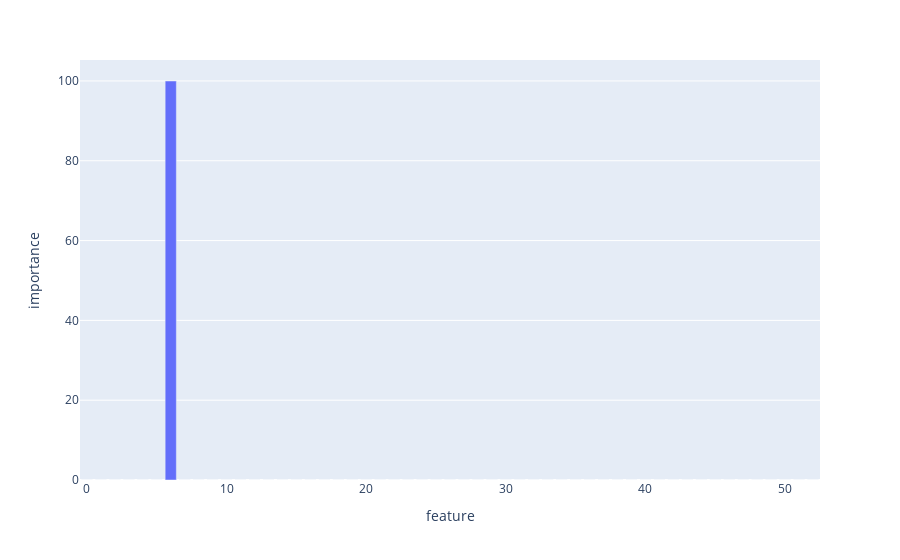

The notebook cell this image was saved under:
### Markdown cell above
Now we can see, that the most valuable column is 6 and we should also look at 7 column, because it also has a little importance, all other features can be dropped

### Code cell
def plot_features(booster):    
    importance = pd.DataFrame({'importance': model.feature_importances_*100, 'feature' : data.drop('target', axis=1).columns})
    fig = px.bar(importance.sort_values(by='importance', ascending=True), 
                 x = 'feature', y = 'importance')
    fig.show()
  
print(*[{index: val} for index, val in enumerate(model.feature_importances_) if val > 0.00001])
plot_features(model)

### Figure 1 — Plotly figure (JSON) as saved in the notebook; plotly's stock layout.template omitted (floating-point values rounded to 4 significant figures)
{"data": [{"alignmentgroup": "True", "hovertemplate": "feature=%{x}<br>importance=%{y}<extra></extra>", "legendgroup": "", "marker": {"color": "#636efa"}, "name": "", "offsetgroup": "", "orientation": "v", "showlegend": false, "textposition": "auto", "type": "bar", "x": ["8", "1", "22", "5", "0", "31", "32", "43", "13", "39", "11", "16", "9", "49", "15", "25", "36", "24", "44", "26", "21", "30", "23", "40", "45", "48", "10", "35", "28", "42", "27", "41", "3", "47", "29", "14", "52", "33", "4", "19", "51", "12", "34", "2", "46", "18", "20", "37", "50", "38", "17", "7", "6"], "xaxis": "x", "y": [0, 6.67e-06, 9.894e-06, 1.004e-05, 1.005e-05, 1.05e-05, 1.218e-05, 1.219e-05, 1.387e-05, 1.421e-05, 1.466e-05, 1.575e-05, 1.712e-05, 1.718e-05, 1.726e-05, 1.779e-05, 1.87e-05, 1.912e-05, 1.952e-05, 1.952e-05, 1.974e-05, 2.006e-05, 2.089e-05, 2.115e-05, 2.238e-05, 2.298e-05, 2.306e-05, 2.351e-05, 2.409e-05, 2.439e-05, 2.442e-05, 2.48e-05, 2.716e-05, 2.986e-05, 4.026e-05, 4.464e-05, 4.617e-05, 5.046e-05, 6.404e-05, 6.832e-05, 7.334e-05, 8.058e-05, 9.508e-05, 0.000105, 0.0001236, 0.0001289, 0.0001845, 0.0002227, 0.0002879, 0.0003158, 0.0003203, 0.007973, 99.99], "yaxis": "y"}], "layout": {"barmode": "relative", "legend": {"tracegroupgap": 0}, "margin": {"t": 60}, "xaxis": {"anchor": "y", "domain": [0, 1], "title": {"text": "feature"}}, "yaxis": {"anchor": "x", "domain": [0, 1], "title": {"text": "importance"}}}}
